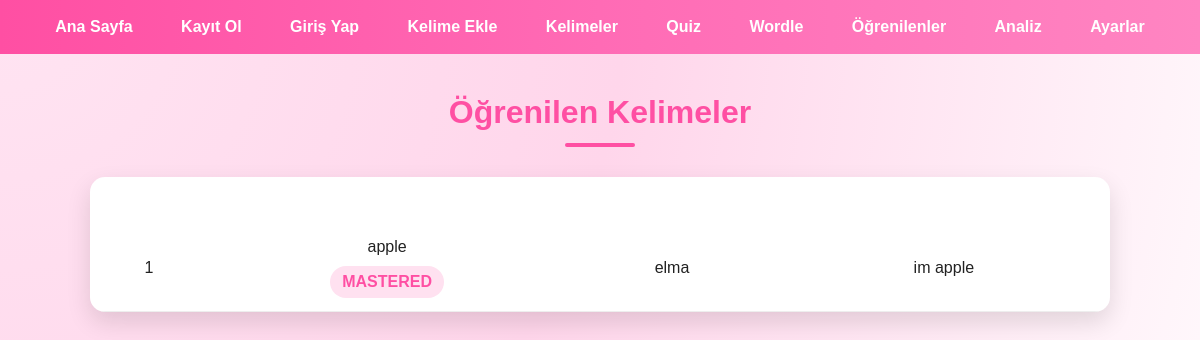
The page /learned-words on the database as committed earlier.
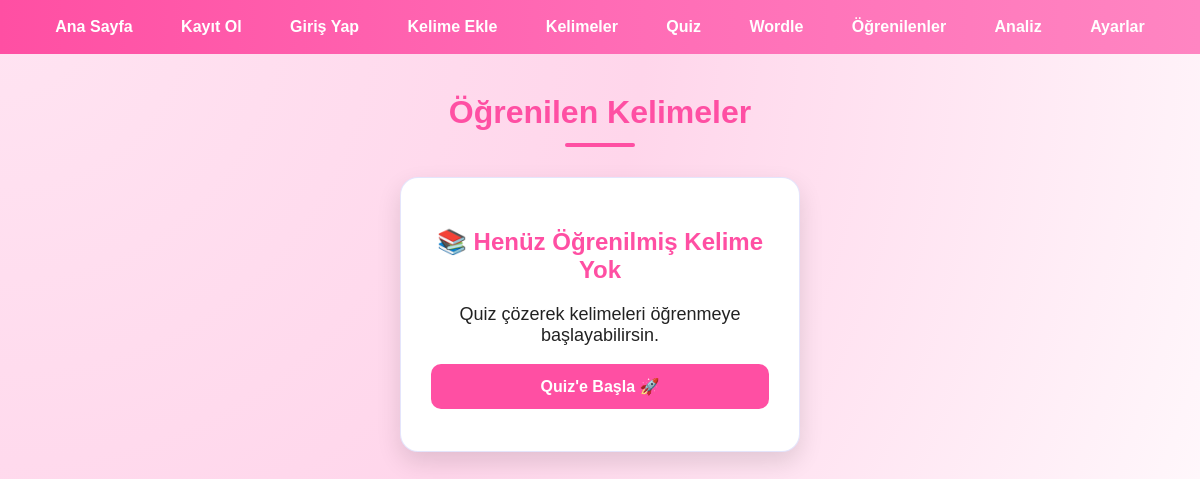
The same page on the database as committed later.
### tables this page shows
CREATE TABLE words(
    id INTEGER PRIMARY KEY AUTOINCREMENT,
    english TEXT,
    turkish TEXT,
    sample TEXT,
    picture TEXT,
    correct_count INTEGER DEFAULT 0,
    learned INTEGER DEFAULT 0
);

### app.py (the view)
@app.route("/learned-words")
def learned_words():
    connection = sqlite3.connect("database.db")
    cursor = connection.cursor()
    cursor.execute("SELECT * FROM words WHERE learned=1")
    learned_word_list = cursor.fetchall()
    connection.close()
    return render_template("learned_words.html", learned_words=learned_word_list)

### templates/learned_words.html (shortened to what this page needs)
<!DOCTYPE html>
<html>
<head>
    <link rel="stylesheet" href="{{ url_for('static', filename='style.css') }}">
</head>
<body>
    <div class="navbar">
        <a href="/">Ana Sayfa</a>
        <a href="/register">Kayıt Ol</a>
        <a href="/login">Giriş Yap</a>
        <a href="/add-word">Kelime Ekle</a>
        <a href="/words">Kelimeler</a>
        <a href="/quiz">Quiz</a>
        <a href="/wordle">Wordle</a>
        <a href="/learned-words">Öğrenilenler</a>
        <a href="/report">Analiz</a>
        <a href="/settings">Ayarlar</a>
    </div>
    <h1>Öğrenilen Kelimeler</h1>
    {% if learned_words %}
    <table>
        <tr>
            <th>ID</th>
            <th>İngilizce</th>
            <th>Türkçe</th>
            <th>Örnek Cümle</th>
        </tr>
        {% for word in learned_words %}
        <tr>
            <td>{{ word[0] }}</td>
            <td>
                {{ word[1] }}
                <br>
                <span class="badge">
                    MASTERED
                </span>
            </td>
            <td>{{ word[2] }}</td>
            <td>{{ word[3] }}</td>
        </tr>
        {% endfor %}
    </table>
    {% else %}
    <div class="card">
        <h2>📚 Henüz Öğrenilmiş Kelime Yok</h2>
        <p>
            Quiz çözerek kelimeleri öğrenmeye başlayabilirsin.
        </p>
        <a class="button-link" href="/quiz">
            Quiz'e Başla 🚀
        </a>
    </div>
    {% endif %}
</body>
</html>

### static/style.css (style rules this page uses)
* { box-sizing: border-box; font-family: Arial, sans-serif; }
body { margin: 0; background: linear-gradient(135deg, #f3f4ff, #dfe7ff); color: #222; }
h1 { color: #ff4fa3; text-align: center; margin-top: 40px; }
h2 { color: #ff4fa3; text-align: center; }
p { font-size: 18px; text-align: center; }
a { color: #ff4fa3; text-decoration: none; font-weight: bold; }
.card { width: 400px; max-width: 90%; margin: 30px auto; background: white; padding: 30px; border-radius: 18px; box-shadow: 0 10px 25px rgba(0, 0, 0, 0.12); text-align: center; }
.navbar { background: #2d2f75; padding: 18px; text-align: center; }
.navbar a { color: white; margin: 0 12px; }
.button-link { display: block; width: 100%; padding: 13px; margin: 12px 0; background: #ff4fa3; color: white; border-radius: 10px; text-align: center; }
body { background: radial-gradient(circle at top left, #ffe4f2, #ffd6eb, #fff7fb); }
.card { border: 1px solid rgba(75, 80, 230, 0.15); backdrop-filter: blur(8px); }
.navbar { background: linear-gradient(90deg, #ff4fa3, #ff6bb5, #ff85c2); }
h1::after { content: ""; display: block; width: 70px; height: 4px; background: #ff4fa3; margin: 12px auto 0; border-radius: 20px; }
.card { animation: fadeIn 0.5s ease-in-out; transition: transform 0.3s ease, box-shadow 0.3s ease; }
button, .button-link { transition: all 0.3s ease; }
.navbar a { padding: 8px 10px; border-radius: 10px; }

Rows that differ between the two databases and show on the page:
removed words: id "1", english "apple", turkish "elma", sample "im apple"
Other text that changed with them:
text now shown: "📚 Henüz Öğrenilmiş Kelime Yok Quiz çözerek kelimeleri öğrenmeye başlayabilirsin. Quiz'e Başla 🚀"
